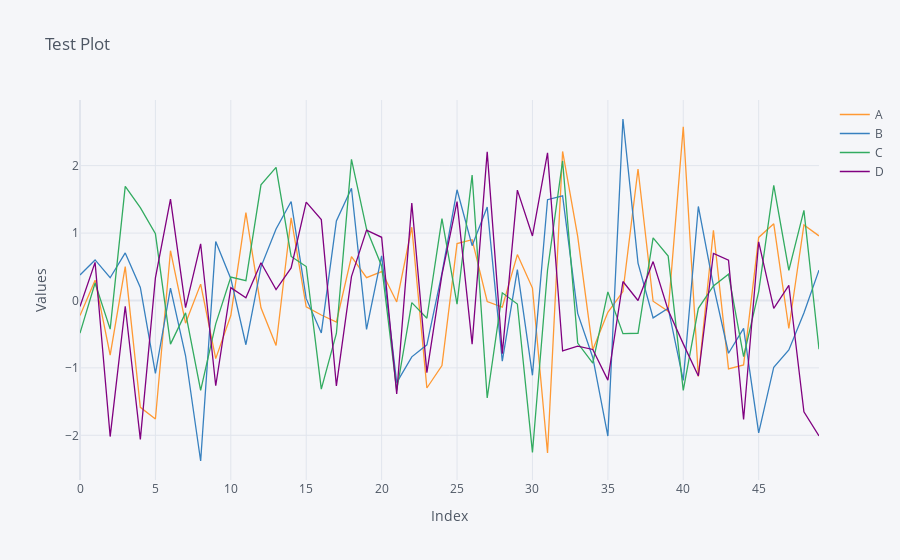

The notebook cell this image was saved under:
### Code cell
df_1.iplot(kind='line', title='Test Plot', xTitle='Index', yTitle='Values')
